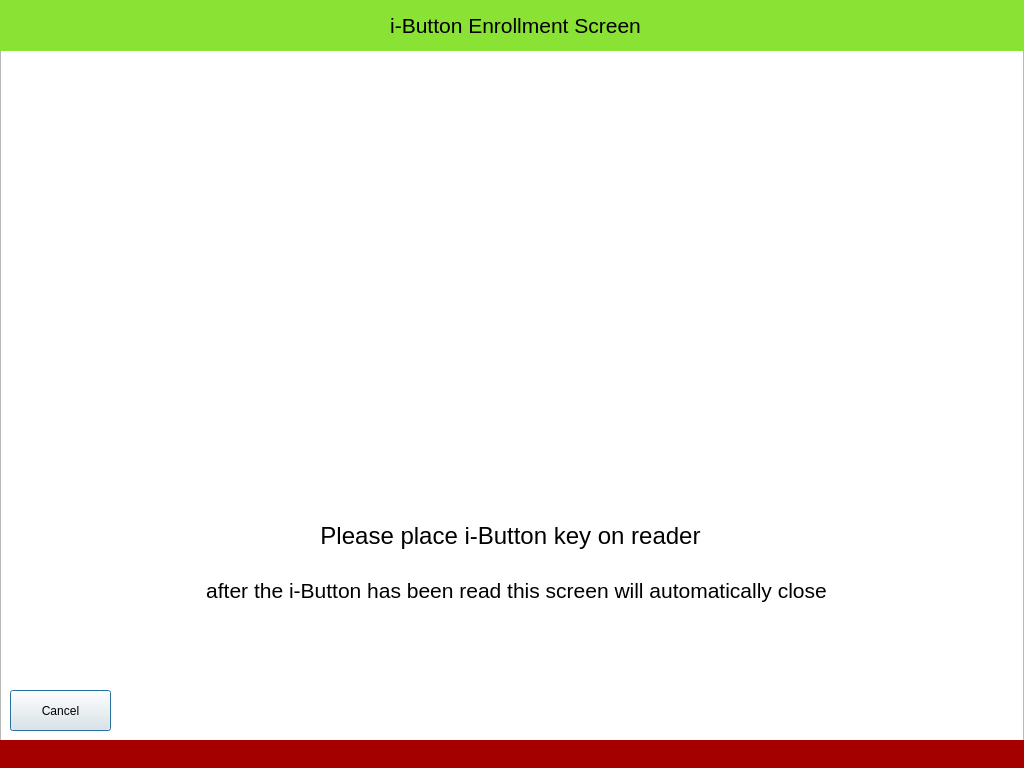
<?xml version="1.0" encoding="UTF-8"?>
<ui version="4.0">
 <class>enroll_ibutton</class>
 <widget class="QDialog" name="enroll_ibutton">
  <property name="geometry">
   <rect>
    <x>0</x>
    <y>0</y>
    <width>1024</width>
    <height>768</height>
   </rect>
  </property>
  <property name="windowTitle">
   <string>Dialog</string>
  </property>
  <widget class="QGraphicsView" name="graphicsView">
   <property name="geometry">
    <rect>
     <x>0</x>
     <y>0</y>
     <width>1024</width>
     <height>768</height>
    </rect>
   </property>
   <property name="verticalScrollBarPolicy">
    <enum>Qt::ScrollBarAlwaysOff</enum>
   </property>
   <property name="horizontalScrollBarPolicy">
    <enum>Qt::ScrollBarAlwaysOff</enum>
   </property>
  </widget>
  <widget class="QPushButton" name="pushButton">
   <property name="geometry">
    <rect>
     <x>10</x>
     <y>690</y>
     <width>101</width>
     <height>41</height>
    </rect>
   </property>
   <property name="text">
    <string>Cancel</string>
   </property>
  </widget>
  <widget class="QLabel" name="label">
   <property name="geometry">
    <rect>
     <x>0</x>
     <y>0</y>
     <width>1031</width>
     <height>51</height>
    </rect>
   </property>
   <property name="palette">
    <palette>
     <active>
      <colorrole role="Button">
       <brush brushstyle="SolidPattern">
        <color alpha="255">
         <red>138</red>
         <green>226</green>
         <blue>52</blue>
        </color>
       </brush>
      </colorrole>
      <colorrole role="Base">
       <brush brushstyle="SolidPattern">
        <color alpha="255">
         <red>255</red>
         <green>255</green>
         <blue>255</blue>
        </color>
       </brush>
      </colorrole>
      <colorrole role="Window">
       <brush brushstyle="SolidPattern">
        <color alpha="255">
         <red>138</red>
         <green>226</green>
         <blue>52</blue>
        </color>
       </brush>
      </colorrole>
     </active>
     <inactive>
      <colorrole role="Button">
       <brush brushstyle="SolidPattern">
        <color alpha="255">
         <red>138</red>
         <green>226</green>
         <blue>52</blue>
        </color>
       </brush>
      </colorrole>
      <colorrole role="Base">
       <brush brushstyle="SolidPattern">
        <color alpha="255">
         <red>255</red>
         <green>255</green>
         <blue>255</blue>
        </color>
       </brush>
      </colorrole>
      <colorrole role="Window">
       <brush brushstyle="SolidPattern">
        <color alpha="255">
         <red>138</red>
         <green>226</green>
         <blue>52</blue>
        </color>
       </brush>
      </colorrole>
     </inactive>
     <disabled>
      <colorrole role="Button">
       <brush brushstyle="SolidPattern">
        <color alpha="255">
         <red>138</red>
         <green>226</green>
         <blue>52</blue>
        </color>
       </brush>
      </colorrole>
      <colorrole role="Base">
       <brush brushstyle="SolidPattern">
        <color alpha="255">
         <red>138</red>
         <green>226</green>
         <blue>52</blue>
        </color>
       </brush>
      </colorrole>
      <colorrole role="Window">
       <brush brushstyle="SolidPattern">
        <color alpha="255">
         <red>138</red>
         <green>226</green>
         <blue>52</blue>
        </color>
       </brush>
      </colorrole>
     </disabled>
    </palette>
   </property>
   <property name="font">
    <font>
     <pointsize>16</pointsize>
    </font>
   </property>
   <property name="autoFillBackground">
    <bool>true</bool>
   </property>
   <property name="text">
    <string>i-Button Enrollment Screen</string>
   </property>
   <property name="alignment">
    <set>Qt::AlignCenter</set>
   </property>
  </widget>
  <widget class="QLabel" name="label_2">
   <property name="geometry">
    <rect>
     <x>0</x>
     <y>740</y>
     <width>1031</width>
     <height>31</height>
    </rect>
   </property>
   <property name="palette">
    <palette>
     <active>
      <colorrole role="WindowText">
       <brush brushstyle="SolidPattern">
        <color alpha="255">
         <red>138</red>
         <green>226</green>
         <blue>52</blue>
        </color>
       </brush>
      </colorrole>
      <colorrole role="Button">
       <brush brushstyle="SolidPattern">
        <color alpha="255">
         <red>164</red>
         <green>0</green>
         <blue>0</blue>
        </color>
       </brush>
      </colorrole>
      <colorrole role="Text">
       <brush brushstyle="SolidPattern">
        <color alpha="255">
         <red>138</red>
         <green>226</green>
         <blue>52</blue>
        </color>
       </brush>
      </colorrole>
      <colorrole role="Base">
       <brush brushstyle="SolidPattern">
        <color alpha="255">
         <red>255</red>
         <green>255</green>
         <blue>255</blue>
        </color>
       </brush>
      </colorrole>
      <colorrole role="Window">
       <brush brushstyle="SolidPattern">
        <color alpha="255">
         <red>164</red>
         <green>0</green>
         <blue>0</blue>
        </color>
       </brush>
      </colorrole>
     </active>
     <inactive>
      <colorrole role="WindowText">
       <brush brushstyle="SolidPattern">
        <color alpha="255">
         <red>138</red>
         <green>226</green>
         <blue>52</blue>
        </color>
       </brush>
      </colorrole>
      <colorrole role="Button">
       <brush brushstyle="SolidPattern">
        <color alpha="255">
         <red>164</red>
         <green>0</green>
         <blue>0</blue>
        </color>
       </brush>
      </colorrole>
      <colorrole role="Text">
       <brush brushstyle="SolidPattern">
        <color alpha="255">
         <red>138</red>
         <green>226</green>
         <blue>52</blue>
        </color>
       </brush>
      </colorrole>
      <colorrole role="Base">
       <brush brushstyle="SolidPattern">
        <color alpha="255">
         <red>255</red>
         <green>255</green>
         <blue>255</blue>
        </color>
       </brush>
      </colorrole>
      <colorrole role="Window">
       <brush brushstyle="SolidPattern">
        <color alpha="255">
         <red>164</red>
         <green>0</green>
         <blue>0</blue>
        </color>
       </brush>
      </colorrole>
     </inactive>
     <disabled>
      <colorrole role="WindowText">
       <brush brushstyle="SolidPattern">
        <color alpha="255">
         <red>190</red>
         <green>190</green>
         <blue>190</blue>
        </color>
       </brush>
      </colorrole>
      <colorrole role="Button">
       <brush brushstyle="SolidPattern">
        <color alpha="255">
         <red>164</red>
         <green>0</green>
         <blue>0</blue>
        </color>
       </brush>
      </colorrole>
      <colorrole role="Text">
       <brush brushstyle="SolidPattern">
        <color alpha="255">
         <red>190</red>
         <green>190</green>
         <blue>190</blue>
        </color>
       </brush>
      </colorrole>
      <colorrole role="Base">
       <brush brushstyle="SolidPattern">
        <color alpha="255">
         <red>164</red>
         <green>0</green>
         <blue>0</blue>
        </color>
       </brush>
      </colorrole>
      <colorrole role="Window">
       <brush brushstyle="SolidPattern">
        <color alpha="255">
         <red>164</red>
         <green>0</green>
         <blue>0</blue>
        </color>
       </brush>
      </colorrole>
     </disabled>
    </palette>
   </property>
   <property name="font">
    <font>
     <pointsize>16</pointsize>
    </font>
   </property>
   <property name="autoFillBackground">
    <bool>true</bool>
   </property>
   <property name="text">
    <string/>
   </property>
   <property name="alignment">
    <set>Qt::AlignCenter</set>
   </property>
  </widget>
  <widget class="QLabel" name="label_3">
   <property name="geometry">
    <rect>
     <x>0</x>
     <y>500</y>
     <width>1021</width>
     <height>71</height>
    </rect>
   </property>
   <property name="font">
    <font>
     <pointsize>18</pointsize>
    </font>
   </property>
   <property name="text">
    <string>Please place i-Button key on reader</string>
   </property>
   <property name="alignment">
    <set>Qt::AlignCenter</set>
   </property>
  </widget>
  <widget class="QLabel" name="label_4">
   <property name="geometry">
    <rect>
     <x>6</x>
     <y>570</y>
     <width>1021</width>
     <height>41</height>
    </rect>
   </property>
   <property name="font">
    <font>
     <pointsize>16</pointsize>
    </font>
   </property>
   <property name="text">
    <string>after the i-Button has been read this screen will automatically close</string>
   </property>
   <property name="alignment">
    <set>Qt::AlignCenter</set>
   </property>
  </widget>
 </widget>
 <resources/>
 <connections/>
</ui>
